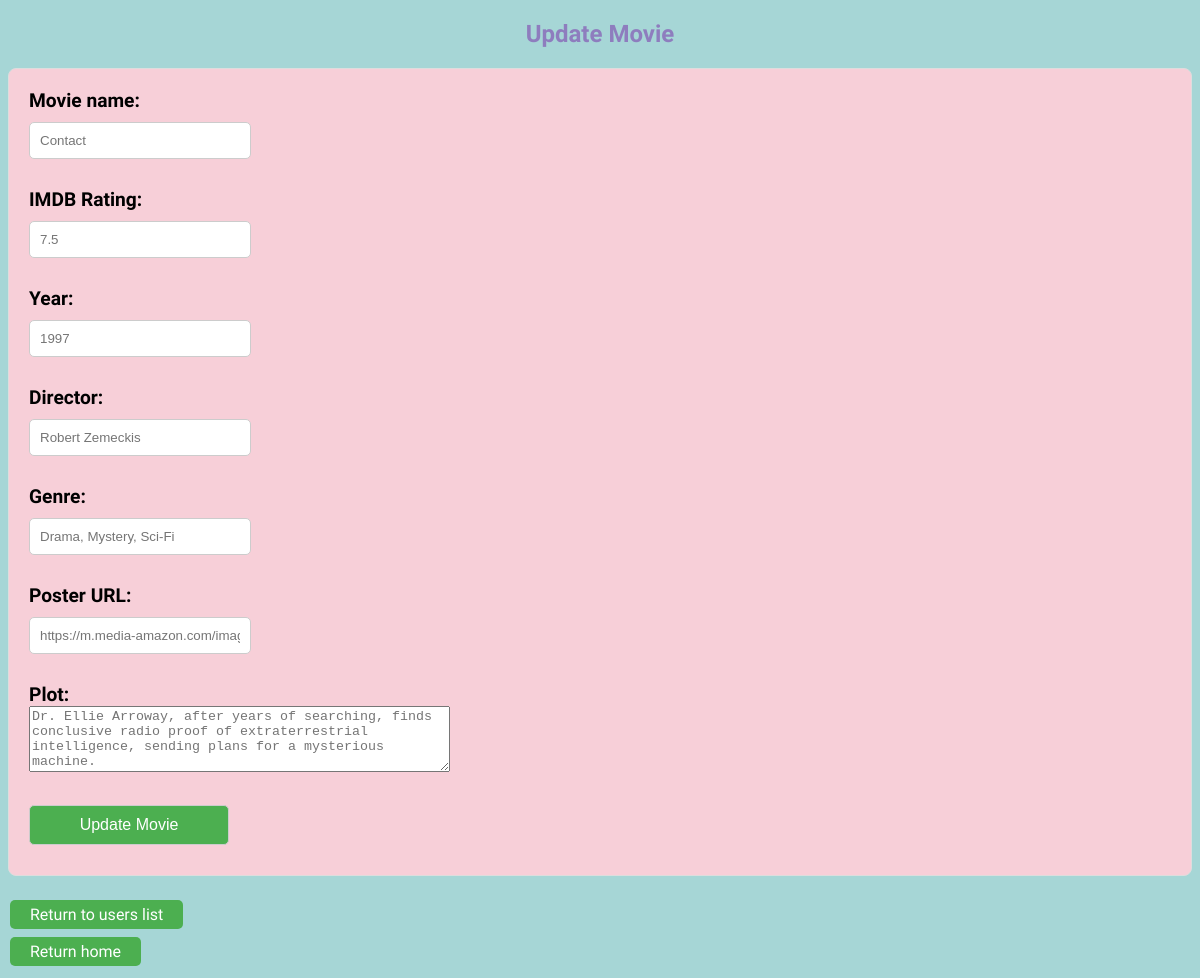
Screenshot of /users/6/update_movie/6 with the database file from the repository.
### data_models.py (models this page shows, shortened)
class Movie(db.Model): # pylint: disable=too-few-public-methods
    __tablename__ = 'movies'
    movie_id = db.Column(db.Integer, primary_key=True, autoincrement=True)
    movie_name = db.Column(db.String, nullable=False)
    rating = db.Column(db.Float)
    year = db.Column(db.Integer)
    director = db.Column(db.String)
    genre = db.Column(db.String)
    poster_url = db.Column(db.String)
    plot = db.Column(db.String)
    user_movies = db.relationship('UserMovie', backref='movie_relation')

### app_ssr.py (the view, shortened to what this page needs)
@app.route('/users/<int:user_id>/update_movie/<int:movie_id>', methods=['GET', 'POST'])
def update_movie(user_id, movie_id):
    movie = data_manager.get_movie(movie_id)
    return render_template('update_movie.html',
                            user_id=user_id,
                            movie_id=movie_id,
                            movie=movie)

### datamanager/data_manager_sqlite.py (called while the page is built)
    def get_movie(self, movie_id: int) -> Movie:
        movie = Movie.query.filter_by(movie_id=movie_id).first()
        return movie

### templates/update_movie.html (shortened to what this page needs)
<!DOCTYPE html>
<html lang="en">
<head>
    <link rel="stylesheet" type="text/css" href="{{ url_for('static', filename='style.css') }}">
</head>
<body>
    <h2>Update Movie</h2>
    <div class="form" id="Form">
        <form action="/users/{{ user_id }}/update_movie/{{ movie_id }}" method="POST">
            <label for="movie_name"><h3>Movie name:</h3></label>
            <input type="text" id="movie_name" name="movie_name" placeholder="{{ movie.movie_name }}" minlength="1" maxlength="50"><br><br>
            <label for="rating"><h3>IMDB Rating:</h3></label>
            <input type="number" id="rating" name="rating" placeholder="{{ movie.rating }}" min="0" max="10" step="0.1"><br><br>
            <label for="year"><h3>Year:</h3></label>
            <input type="number" id="year" name="year" placeholder="{{ movie.year }}" min="1895" max="2030" minlength="4" maxlength="4"><br><br>
            <label for="director"><h3>Director:</h3></label>
            <input type="text" id="director" name="director" placeholder="{{ movie.director }}" minlength="5" maxlength="50"><br><br>
            <label for="genre"><h3>Genre:</h3></label>
            <input type="text" id="genre" name="genre" placeholder="{{ movie.genre }}" minlength="5" maxlength="50"><br><br>
            <label for="poster_url"><h3>Poster URL:</h3></label>
            <input type="url" id="poster_url" name="poster_url" placeholder="{{ movie.poster_url }}" minlength="20" maxlength="180"><br><br>
            <label for="plot"><h3>Plot:</h3></label>
            <textarea id="plot" name="plot" rows="4" cols="50" placeholder="{{ movie.plot }}" minlength="20" maxlength="500"></textarea><br><br>
            <input type="submit" value="Update Movie" class="button">
        </form>
    </div>
    <div id="links">
        <a href="/users" class="button">Return to users list</a><br>
        <a href="/" class="button">Return home</a><br>
    </div>
</body>
</html>

### _static/style.css (style rules this page uses)
body { background: #A6D6D6; color: black; font-family: National Park; }
h2 { text-align: center; color: #8E7DBE; }
h3 { margin: 0; text-align: left; font-size: 1.2em; color: #000000; }
.button { background-color: #4CAF50; border: none; color: white; padding: 5px 20px; text-align: center; text-decoration: none; display: inline-block; font-size: 16px; margin: 4px 2px; cursor: pointer; border-radius: 5px; }
.form { background-color: #F7CFD8; border: 1px solid #DDD; padding: 20px; margin-bottom: 20px; border-radius: 8px; }
.form input { margin: 10px 0; width: 200px; padding: 10px; border: 1px solid #ccc; border-radius: 5px; }

### rows the page displays
Movie: movie_name "Contact", rating "7.5", year "1997", director "Robert Zemeckis", genre "Drama, Mystery, Sci-Fi", poster_url "https://m.media-amazon.com/images/M/MV5BM2JiYmE1Y2UtNDQ3YS00YTZhLTk5MzAtYzEzMzIyNTM4OTRlXkEyXkFqcGc@._V1_SX300.jpg", plot "Dr. Ellie Arroway, after years of searching, finds conclusive radio proof of extraterrestrial intelligence, sending plans for a mysterious machine."
